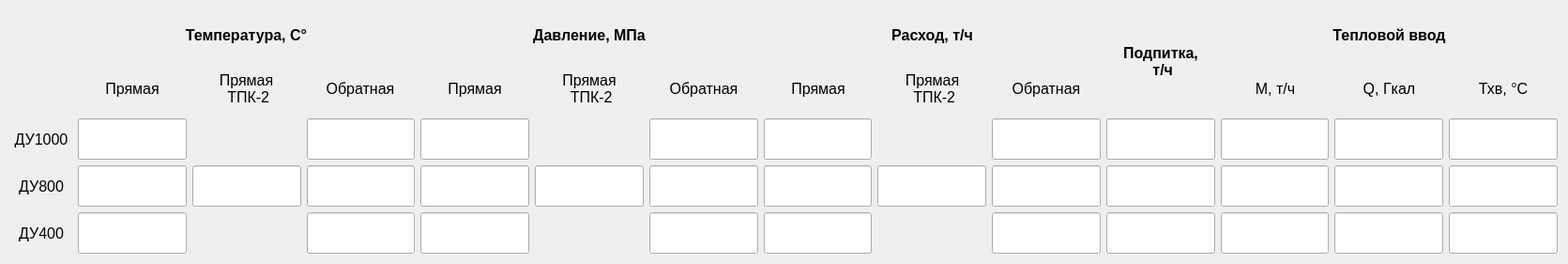
    <widget class="QWidget" name="gridLayoutWidget_8">
     <property name="geometry">
      <rect>
       <x>10</x>
       <y>10</y>
       <width>1671</width>
       <height>281</height>
      </rect>
     </property>
     <layout class="QGridLayout" name="gridLayout_11">
      <item row="3" column="9">
       <widget class="QLineEdit" name="lineEdit_Old_400FlowBack">
        <property name="font">
         <font>
          <pointsize>24</pointsize>
         </font>
        </property>
        <property name="cursor">
         <cursorShape>ArrowCursor</cursorShape>
        </property>
        <property name="toolTip">
         <string>ДУ400 Обратная, Расход</string>
        </property>
        <property name="alignment">
         <set>Qt::AlignRight|Qt::AlignTrailing|Qt::AlignVCenter</set>
        </property>
        <property name="readOnly">
         <bool>true</bool>
        </property>
       </widget>
      </item>
      <item row="3" column="10">
       <widget class="QLineEdit" name="lineEdit_Old_400Feed">
        <property name="font">
         <font>
          <pointsize>24</pointsize>
         </font>
        </property>
        <property name="cursor">
         <cursorShape>ArrowCursor</cursorShape>
        </property>
        <property name="toolTip">
         <string>ДУ800 Подпитка</string>
        </property>
        <property name="alignment">
         <set>Qt::AlignRight|Qt::AlignTrailing|Qt::AlignVCenter</set>
        </property>
        <property name="readOnly">
         <bool>true</bool>
        </property>
       </widget>
      </item>
      <item row="3" column="6">
       <widget class="QLineEdit" name="lineEdit_Old_400PressureBack">
        <property name="font">
         <font>
          <pointsize>24</pointsize>
         </font>
        </property>
        <property name="cursor">
         <cursorShape>ArrowCursor</cursorShape>
        </property>
        <property name="toolTip">
         <string>ДУ400 Обратная, Давление</string>
        </property>
        <property name="alignment">
         <set>Qt::AlignRight|Qt::AlignTrailing|Qt::AlignVCenter</set>
        </property>
        <property name="readOnly">
         <bool>true</bool>
        </property>
       </widget>
      </item>
      <item row="3" column="7">
       <widget class="QLineEdit" name="lineEdit_Old_400FlowDirect">
        <property name="font">
         <font>
          <pointsize>24</pointsize>
         </font>
        </property>
        <property name="cursor">
         <cursorShape>ArrowCursor</cursorShape>
        </property>
        <property name="toolTip">
         <string>ДУ400 Прямая, Расход</string>
        </property>
        <property name="alignment">
         <set>Qt::AlignRight|Qt::AlignTrailing|Qt::AlignVCenter</set>
        </property>
        <property name="readOnly">
         <bool>true</bool>
        </property>
       </widget>
      </item>
      <item row="3" column="3">
       <widget class="QLineEdit" name="lineEdit_Old_400TempBack">
        <property name="font">
         <font>
          <pointsize>24</pointsize>
         </font>
        </property>
        <property name="cursor">
         <cursorShape>ArrowCursor</cursorShape>
        </property>
        <property name="toolTip">
         <string>ДУ400 Обратная, Температура</string>
        </property>
        <property name="alignment">
         <set>Qt::AlignRight|Qt::AlignTrailing|Qt::AlignVCenter</set>
        </property>
        <property name="readOnly">
         <bool>true</bool>
        </property>
       </widget>
      </item>
      <item row="3" column="4">
       <widget class="QLineEdit" name="lineEdit_Old_400PressureDirect">
        <property name="font">
         <font>
          <pointsize>24</pointsize>
         </font>
        </property>
        <property name="cursor">
         <cursorShape>ArrowCursor</cursorShape>
        </property>
        <property name="toolTip">
         <string>ДУ400 Прямая, Давление</string>
        </property>
        <property name="alignment">
         <set>Qt::AlignRight|Qt::AlignTrailing|Qt::AlignVCenter</set>
        </property>
        <property name="readOnly">
         <bool>true</bool>
        </property>
       </widget>
      </item>
      <item row="3" column="1">
       <widget class="QLineEdit" name="lineEdit_Old_400TempDirect">
        <property name="font">
         <font>
          <pointsize>24</pointsize>
         </font>
        </property>
        <property name="cursor">
         <cursorShape>ArrowCursor</cursorShape>
        </property>
        <property name="toolTip">
         <string>ДУ400 Прямая, Температура</string>
        </property>
        <property name="alignment">
         <set>Qt::AlignRight|Qt::AlignTrailing|Qt::AlignVCenter</set>
        </property>
        <property name="readOnly">
         <bool>true</bool>
        </property>
       </widget>
      </item>
      <item row="1" column="0">
       <widget class="QLabel" name="label_33">
        <property name="font">
         <font>
          <pointsize>12</pointsize>
         </font>
        </property>
        <property name="text">
         <string> ДУ1000 </string>
        </property>
        <property name="alignment">
         <set>Qt::AlignCenter</set>
        </property>
       </widget>
      </item>
      <item row="3" column="0">
       <widget class="QLabel" name="label_94">
        <property name="font">
         <font>
          <pointsize>12</pointsize>
         </font>
        </property>
        <property name="toolTip">
         <string>ДУ400 (ТПК-1)</string>
        </property>
        <property name="text">
         <string>ДУ400</string>
        </property>
        <property name="alignment">
         <set>Qt::AlignCenter</set>
        </property>
       </widget>
      </item>
      <item row="0" column="10">
       <widget class="QLabel" name="label_95">
        <property name="font">
         <font>
          <pointsize>12</pointsize>
          <weight>75</weight>
          <bold>true</bold>
         </font>
        </property>
        <property name="autoFillBackground">
         <bool>false</bool>
        </property>
        <property name="styleSheet">
         <string notr="true"/>
        </property>
        <property name="frameShape">
         <enum>QFrame::NoFrame</enum>
        </property>
        <property name="text">
         <string>Подпитка, 
 т/ч</string>
        </property>
        <property name="alignment">
         <set>Qt::AlignCenter</set>
        </property>
       </widget>
      </item>
      <item row="2" column="0">
       <widget class="QLabel" name="label_31">
        <property name="font">
         <font>
          <pointsize>12</pointsize>
         </font>
        </property>
        <property name="autoFillBackground">
         <bool>false</bool>
        </property>
        <property name="text">
         <string>ДУ800</string>
        </property>
        <property name="alignment">
         <set>Qt::AlignCenter</set>
        </property>
       </widget>
      </item>
      <item row="0" column="4" colspan="3">
       <layout class="QGridLayout" name="gridLayout_13">
        <item row="0" column="0" colspan="3">
         <widget class="QLabel" name="label_99">
          <property name="font">
           <font>
            <pointsize>12</pointsize>
            <weight>75</weight>
            <bold>true</bold>
           </font>
          </property>
          <property name="autoFillBackground">
           <bool>false</bool>
          </property>
          <property name="text">
           <string>Давление, МПа</string>
          </property>
          <property name="alignment">
           <set>Qt::AlignCenter</set>
          </property>
         </widget>
        </item>
        <item row="1" column="0">
         <widget class="QLabel" name="label_100">
          <property name="font">
           <font>
            <pointsize>12</pointsize>
           </font>
          </property>
          <property name="autoFillBackground">
           <bool>false</bool>
          </property>
          <property name="text">
           <string>Прямая</string>
          </property>
          <property name="alignment">
           <set>Qt::AlignCenter</set>
          </property>
         </widget>
        </item>
        <item row="1" column="2">
         <widget class="QLabel" name="label_101">
          <property name="font">
           <font>
            <pointsize>12</pointsize>
           </font>
          </property>
          <property name="autoFillBackground">
           <bool>false</bool>
          </property>
          <property name="text">
           <string>Обратная</string>
          </property>
          <property name="alignment">
           <set>Qt::AlignCenter</set>
          </property>
         </widget>
        </item>
        <item row="1" column="1">
         <widget class="QLabel" name="label_120">
          <property name="font">
           <font>
            <pointsize>12</pointsize>
           </font>
          </property>
          <property name="autoFillBackground">
           <bool>false</bool>
          </property>
          <property name="text">
           <string>Прямая
 ТПК-2</string>
          </property>
          <property name="alignment">
           <set>Qt::AlignCenter</set>
          </property>
         </widget>
        </item>
       </layout>
      </item>
      <item row="0" column="0">
       <widget class="QLabel" name="label_109">
        <property name="font">
         <font>
          <pointsize>12</pointsize>
         </font>
        </property>
        <property name="text">
         <string/>
        </property>
        <property name="pixmap">
         <pixmap>hydra_logo.png</pixmap>
        </property>
        <property name="alignment">
         <set>Qt::AlignCenter</set>
        </property>
       </widget>
      </item>
      <item row="0" column="11" colspan="3">
       <layout class="QGridLayout" name="gridLayout_14">
        <item row="1" column="0">
         <widget class="QLabel" name="label_103">
          <property name="font">
           <font>
            <pointsize>12</pointsize>
           </font>
          </property>
          <property name="autoFillBackground">
           <bool>false</bool>
          </property>
          <property name="text">
           <string>М, т/ч</string>
          </property>
          <property name="alignment">
           <set>Qt::AlignCenter</set>
          </property>
         </widget>
        </item>
        <item row="1" column="1">
         <widget class="QLabel" name="label_104">
          <property name="font">
           <font>
            <pointsize>12</pointsize>
           </font>
          </property>
          <property name="autoFillBackground">
           <bool>false</bool>
          </property>
          <property name="text">
           <string>Q, Гкал</string>
          </property>
          <property name="alignment">
           <set>Qt::AlignCenter</set>
          </property>
         </widget>
        </item>
        <item row="1" column="2">
         <widget class="QLabel" name="label_110">
          <property name="font">
           <font>
            <pointsize>12</pointsize>
           </font>
          </property>
          <property name="autoFillBackground">
           <bool>false</bool>
          </property>
          <property name="text">
           <string>Тхв, °C</string>
          </property>
          <property name="alignment">
           <set>Qt::AlignCenter</set>
          </property>
         </widget>
        </item>
        <item row="0" column="0" colspan="3">
         <widget class="QLabel" name="label_102">
          <property name="font">
           <font>
            <pointsize>12</pointsize>
            <weight>75</weight>
            <bold>true</bold>
           </font>
          </property>
          <property name="autoFillBackground">
           <bool>false</bool>
          </property>
          <property name="text">
           <string>Тепловой ввод</string>
          </property>
          <property name="alignment">
           <set>Qt::AlignCenter</set>
          </property>
         </widget>
        </item>
       </layout>
      </item>
      <item row="1" column="3">
       <widget class="QLineEdit" name="lineEdit_Old_1000TempBack">
        <property name="font">
         <font>
          <pointsize>24</pointsize>
         </font>
        </property>
        <property name="cursor">
         <cursorShape>ArrowCursor</cursorShape>
        </property>
        <property name="toolTip">
         <string>ДУ1000 Обратная, Температура</string>
        </property>
        <property name="alignment">
         <set>Qt::AlignRight|Qt::AlignTrailing|Qt::AlignVCenter</set>
        </property>
        <property name="readOnly">
         <bool>true</bool>
        </property>
       </widget>
      </item>
      <item row="1" column="1">
       <widget class="QLineEdit" name="lineEdit_Old_1000TempDirect">
        <property name="font">
         <font>
          <pointsize>24</pointsize>
         </font>
        </property>
        <property name="cursor">
         <cursorShape>ArrowCursor</cursorShape>
        </property>
        <property name="mouseTracking">
         <bool>true</bool>
        </property>
        <property name="acceptDrops">
         <bool>false</bool>
        </property>
        <property name="toolTip">
         <string>ДУ1000 Прямая, Температура</string>
        </property>
        <property name="whatsThis">
         <string/>
        </property>
        <property name="autoFillBackground">
         <bool>false</bool>
        </property>
        <property name="alignment">
         <set>Qt::AlignRight|Qt::AlignTrailing|Qt::AlignVCenter</set>
        </property>
        <property name="readOnly">
         <bool>true</bool>
        </property>
        <property name="placeholderText">
         <string/>
        </property>
       </widget>
      </item>
      <item row="0" column="7" colspan="3">
       <layout class="QGridLayout" name="gridLayout_15">
        <item row="0" column="0" colspan="3">
         <widget class="QLabel" name="label_105">
          <property name="font">
           <font>
            <pointsize>12</pointsize>
            <weight>75</weight>
            <bold>true</bold>
           </font>
          </property>
          <property name="autoFillBackground">
           <bool>false</bool>
          </property>
          <property name="text">
           <string>Расход, т/ч</string>
          </property>
          <property name="alignment">
           <set>Qt::AlignCenter</set>
          </property>
         </widget>
        </item>
        <item row="1" column="0">
         <widget class="QLabel" name="label_106">
          <property name="font">
           <font>
            <pointsize>12</pointsize>
           </font>
          </property>
          <property name="autoFillBackground">
           <bool>false</bool>
          </property>
          <property name="text">
           <string>Прямая</string>
          </property>
          <property name="alignment">
           <set>Qt::AlignCenter</set>
          </property>
         </widget>
        </item>
        <item row="1" column="2">
         <widget class="QLabel" name="label_107">
          <property name="font">
           <font>
            <pointsize>12</pointsize>
           </font>
          </property>
          <property name="autoFillBackground">
           <bool>false</bool>
          </property>
          <property name="text">
           <string>Обратная</string>
          </property>
          <property name="alignment">
           <set>Qt::AlignCenter</set>
          </property>
         </widget>
        </item>
        <item row="1" column="1">
         <widget class="QLabel" name="label_121">
          <property name="font">
           <font>
            <pointsize>12</pointsize>
           </font>
          </property>
          <property name="autoFillBackground">
           <bool>false</bool>
          </property>
          <property name="text">
           <string>Прямая
 ТПК-2</string>
          </property>
          <property name="alignment">
           <set>Qt::AlignCenter</set>
          </property>
         </widget>
        </item>
       </layout>
      </item>
      <item row="1" column="4">
       <widget class="QLineEdit" name="lineEdit_Old_1000PressureDirect">
        <property name="font">
         <font>
          <pointsize>24</pointsize>
         </font>
        </property>
        <property name="cursor">
         <cursorShape>ArrowCursor</cursorShape>
        </property>
        <property name="toolTip">
         <string>ДУ1000 Прямая, Давление</string>
        </property>
        <property name="alignment">
         <set>Qt::AlignRight|Qt::AlignTrailing|Qt::AlignVCenter</set>
        </property>
        <property name="readOnly">
         <bool>true</bool>
        </property>
       </widget>
      </item>
      <item row="1" column="6">
       <widget class="QLineEdit" name="lineEdit_Old_1000PressureBack">
        <property name="font">
         <font>
          <pointsize>24</pointsize>
         </font>
        </property>
        <property name="cursor">
         <cursorShape>ArrowCursor</cursorShape>
        </property>
        <property name="toolTip">
         <string>ДУ1000 Обратная, Давление</string>
        </property>
        <property name="alignment">
         <set>Qt::AlignRight|Qt::AlignTrailing|Qt::AlignVCenter</set>
        </property>
        <property name="readOnly">
         <bool>true</bool>
        </property>
       </widget>
      </item>
      <item row="1" column="11">
       <widget class="QLineEdit" name="lineEdit_Old_1000TvM">
        <property name="font">
         <font>
          <pointsize>24</pointsize>
         </font>
        </property>
        <property name="cursor">
         <cursorShape>ArrowCursor</cursorShape>
        </property>
        <property name="toolTip">
         <string>ДУ1000 Тв, Подпитка</string>
        </property>
        <property name="alignment">
         <set>Qt::AlignRight|Qt::AlignTrailing|Qt::AlignVCenter</set>
        </property>
        <property name="readOnly">
         <bool>true</bool>
        </property>
       </widget>
      </item>
      <item row="1" column="7">
       <widget class="QLineEdit" name="lineEdit_Old_1000FlowDirect">
        <property name="font">
         <font>
          <pointsize>24</pointsize>
         </font>
        </property>
        <property name="cursor">
         <cursorShape>ArrowCursor</cursorShape>
        </property>
        <property name="toolTip">
         <string>ДУ1000 Прямая, Расход</string>
        </property>
        <property name="alignment">
         <set>Qt::AlignRight|Qt::AlignTrailing|Qt::AlignVCenter</set>
        </property>
        <property name="readOnly">
         <bool>true</bool>
        </property>
       </widget>
      </item>
      <item row="1" column="10">
       <widget class="QLineEdit" name="lineEdit_Old_1000Feed">
        <property name="font">
         <font>
          <pointsize>24</pointsize>
         </font>
        </property>
        <property name="cursor">
         <cursorShape>ArrowCursor</cursorShape>
        </property>
        <property name="toolTip">
         <string>ДУ1000 Подпитка</string>
        </property>
        <property name="alignment">
         <set>Qt::AlignRight|Qt::AlignTrailing|Qt::AlignVCenter</set>
        </property>
        <property name="readOnly">
         <bool>true</bool>
        </property>
       </widget>
      </item>
      <item row="1" column="12">
       <widget class="QLineEdit" name="lineEdit_Old_1000TvQ">
        <property name="font">
         <font>
          <pointsize>24</pointsize>
         </font>
        </property>
        <property name="cursor">
         <cursorShape>ArrowCursor</cursorShape>
        </property>
        <property name="toolTip">
         <string>ДУ1000 Тв, Q</string>
        </property>
        <property name="alignment">
         <set>Qt::AlignRight|Qt::AlignTrailing|Qt::AlignVCenter</set>
        </property>
        <property name="readOnly">
         <bool>true</bool>
        </property>
       </widget>
      </item>
      <item row="1" column="9">
       <widget class="QLineEdit" name="lineEdit_Old_1000FlowBack">
        <property name="font">
         <font>
          <pointsize>24</pointsize>
         </font>
        </property>
        <property name="cursor">
         <cursorShape>ArrowCursor</cursorShape>
        </property>
        <property name="toolTip">
         <string>ДУ1000 Обратная, Расход</string>
        </property>
        <property name="alignment">
         <set>Qt::AlignRight|Qt::AlignTrailing|Qt::AlignVCenter</set>
        </property>
        <property name="readOnly">
         <bool>true</bool>
        </property>
       </widget>
      </item>
      <item row="1" column="13">
       <widget class="QLineEdit" name="lineEdit_Old_1000TvHV">
        <property name="font">
         <font>
          <pointsize>24</pointsize>
         </font>
        </property>
        <property name="cursor">
         <cursorShape>ArrowCursor</cursorShape>
        </property>
        <property name="toolTip">
         <string>ДУ1000 Тв, Тхв</string>
        </property>
        <property name="alignment">
         <set>Qt::AlignRight|Qt::AlignTrailing|Qt::AlignVCenter</set>
        </property>
        <property name="readOnly">
         <bool>true</bool>
        </property>
       </widget>
      </item>
      <item row="2" column="13">
       <widget class="QLineEdit" name="lineEdit_Old_800TvHV">
        <property name="font">
         <font>
          <pointsize>24</pointsize>
         </font>
        </property>
        <property name="cursor">
         <cursorShape>ArrowCursor</cursorShape>
        </property>
        <property name="toolTip">
         <string>ДУ8000 Тв, Тхв</string>
        </property>
        <property name="alignment">
         <set>Qt::AlignRight|Qt::AlignTrailing|Qt::AlignVCenter</set>
        </property>
        <property name="readOnly">
         <bool>true</bool>
        </property>
       </widget>
      </item>
      <item row="2" column="12">
       <widget class="QLineEdit" name="lineEdit_Old_800TvQ">
        <property name="font">
         <font>
          <pointsize>24</pointsize>
         </font>
        </property>
        <property name="cursor">
         <cursorShape>ArrowCursor</cursorShape>
        </property>
        <property name="toolTip">
         <string>ДУ800 Тв, Q</string>
        </property>
        <property name="alignment">
         <set>Qt::AlignRight|Qt::AlignTrailing|Qt::AlignVCenter</set>
        </property>
        <property name="readOnly">
         <bool>true</bool>
        </property>
       </widget>
      </item>
      <item row="2" column="11">
       <widget class="QLineEdit" name="lineEdit_Old_800TvM">
        <property name="font">
         <font>
          <pointsize>24</pointsize>
         </font>
        </property>
        <property name="cursor">
         <cursorShape>ArrowCursor</cursorShape>
        </property>
        <property name="toolTip">
         <string>ДУ800 Тв, Подпитка</string>
        </property>
        <property name="alignment">
         <set>Qt::AlignRight|Qt::AlignTrailing|Qt::AlignVCenter</set>
        </property>
        <property name="readOnly">
         <bool>true</bool>
        </property>
       </widget>
      </item>
      <item row="2" column="9">
       <widget class="QLineEdit" name="lineEdit_Old_800FlowBack">
        <property name="font">
         <font>
          <pointsize>24</pointsize>
         </font>
        </property>
        <property name="cursor">
         <cursorShape>ArrowCursor</cursorShape>
        </property>
        <property name="toolTip">
         <string>ДУ800 Обратная, Расход</string>
        </property>
        <property name="alignment">
         <set>Qt::AlignRight|Qt::AlignTrailing|Qt::AlignVCenter</set>
        </property>
        <property name="readOnly">
         <bool>true</bool>
        </property>
       </widget>
      </item>
      <item row="2" column="10">
       <widget class="QLineEdit" name="lineEdit_Old_800Feed">
        <property name="font">
         <font>
          <pointsize>24</pointsize>
         </font>
        </property>
        <property name="cursor">
         <cursorShape>ArrowCursor</cursorShape>
        </property>
        <property name="toolTip">
         <string>ДУ800 Подпитка</string>
        </property>
        <property name="alignment">
         <set>Qt::AlignRight|Qt::AlignTrailing|Qt::AlignVCenter</set>
        </property>
        <property name="readOnly">
         <bool>true</bool>
        </property>
       </widget>
      </item>
      <item row="2" column="7">
       <widget class="QLineEdit" name="lineEdit_Old_800FlowDirect">
        <property name="font">
         <font>
          <pointsize>24</pointsize>
         </font>
        </property>
        <property name="cursor">
         <cursorShape>ArrowCursor</cursorShape>
        </property>
        <property name="toolTip">
         <string>ДУ800 Прямая (город), Расход</string>
        </property>
        <property name="alignment">
         <set>Qt::AlignRight|Qt::AlignTrailing|Qt::AlignVCenter</set>
        </property>
        <property name="readOnly">
         <bool>true</bool>
        </property>
       </widget>
      </item>
      <item row="2" column="6">
       <widget class="QLineEdit" name="lineEdit_Old_800PressureBack">
        <property name="font">
         <font>
          <pointsize>24</pointsize>
         </font>
        </property>
        <property name="cursor">
         <cursorShape>ArrowCursor</cursorShape>
        </property>
        <property name="toolTip">
         <string>ДУ800 Обратная, Давление</string>
        </property>
        <property name="alignment">
         <set>Qt::AlignRight|Qt::AlignTrailing|Qt::AlignVCenter</set>
        </property>
        <property name="readOnly">
         <bool>true</bool>
        </property>
       </widget>
      </item>
      <item row="2" column="3">
       <widget class="QLineEdit" name="lineEdit_Old_800TempBack">
        <property name="font">
         <font>
          <pointsize>24</pointsize>
         </font>
        </property>
        <property name="cursor">
         <cursorShape>ArrowCursor</cursorShape>
        </property>
        <property name="toolTip">
         <string>ДУ800 Обратная, Температура</string>
        </property>
        <property name="alignment">
         <set>Qt::AlignRight|Qt::AlignTrailing|Qt::AlignVCenter</set>
        </property>
        <property name="readOnly">
         <bool>true</bool>
        </property>
       </widget>
      </item>
      <item row="2" column="4">
       <widget class="QLineEdit" name="lineEdit_Old_800PressureDirect">
        <property name="font">
         <font>
          <pointsize>24</pointsize>
         </font>
        </property>
        <property name="cursor">
         <cursorShape>ArrowCursor</cursorShape>
        </property>
        <property name="toolTip">
         <string>ДУ800 Прямая (город), Давление</string>
        </property>
        <property name="alignment">
         <set>Qt::AlignRight|Qt::AlignTrailing|Qt::AlignVCenter</set>
        </property>
        <property name="readOnly">
         <bool>true</bool>
        </property>
       </widget>
      </item>
      <item row="2" column="1">
       <widget class="QLineEdit" name="lineEdit_Old_800TempDirect">
        <property name="font">
         <font>
          <pointsize>24</pointsize>
         </font>
        </property>
        <property name="cursor">
         <cursorShape>ArrowCursor</cursorShape>
        </property>
        <property name="toolTip">
         <string>ДУ800 Прямая (город), Температура</string>
        </property>
        <property name="alignment">
         <set>Qt::AlignRight|Qt::AlignTrailing|Qt::AlignVCenter</set>
        </property>
        <property name="readOnly">
         <bool>true</bool>
        </property>
       </widget>
      </item>
      <item row="3" column="13">
       <widget class="QLineEdit" name="lineEdit_Old_400TvHV">
        <property name="font">
         <font>
          <pointsize>24</pointsize>
         </font>
        </property>
        <property name="cursor">
         <cursorShape>ArrowCursor</cursorShape>
        </property>
        <property name="toolTip">
         <string>ДУ400 Тв, Тхв</string>
        </property>
        <property name="alignment">
         <set>Qt::AlignRight|Qt::AlignTrailing|Qt::AlignVCenter</set>
        </property>
        <property name="readOnly">
         <bool>true</bool>
        </property>
       </widget>
      </item>
      <item row="3" column="11">
       <widget class="QLineEdit" name="lineEdit_Old_400TvM">
        <property name="font">
         <font>
          <pointsize>24</pointsize>
         </font>
        </property>
        <property name="cursor">
         <cursorShape>ArrowCursor</cursorShape>
        </property>
        <property name="toolTip">
         <string>ДУ400 Тв, Подпитка</string>
        </property>
        <property name="alignment">
         <set>Qt::AlignRight|Qt::AlignTrailing|Qt::AlignVCenter</set>
        </property>
        <property name="readOnly">
         <bool>true</bool>
        </property>
       </widget>
      </item>
      <item row="3" column="12">
       <widget class="QLineEdit" name="lineEdit_Old_400TvQ">
        <property name="font">
         <font>
          <pointsize>24</pointsize>
         </font>
        </property>
        <property name="cursor">
         <cursorShape>ArrowCursor</cursorShape>
        </property>
        <property name="toolTip">
         <string>ДУ400 Тв, Q</string>
        </property>
        <property name="alignment">
         <set>Qt::AlignRight|Qt::AlignTrailing|Qt::AlignVCenter</set>
        </property>
        <property name="readOnly">
         <bool>true</bool>
        </property>
       </widget>
      </item>
      <item row="2" column="8">
       <widget class="QLineEdit" name="lineEdit_Old_800FlowTPK2">
        <property name="font">
         <font>
          <pointsize>24</pointsize>
         </font>
        </property>
        <property name="cursor">
         <cursorShape>ArrowCursor</cursorShape>
        </property>
        <property name="toolTip">
         <string>ДУ800 Прямая ТПК-2, Расход</string>
        </property>
        <property name="statusTip">
         <string/>
        </property>
        <property name="alignment">
         <set>Qt::AlignRight|Qt::AlignTrailing|Qt::AlignVCenter</set>
        </property>
        <property name="readOnly">
         <bool>true</bool>
        </property>
       </widget>
      </item>
      <item row="2" column="5">
       <widget class="QLineEdit" name="lineEdit_Old_800PressureTPK2">
        <property name="font">
         <font>
          <pointsize>24</pointsize>
         </font>
        </property>
        <property name="cursor">
         <cursorShape>ArrowCursor</cursorShape>
        </property>
        <property name="toolTip">
         <string>ДУ800 Прямая ТПК-2, Давление</string>
        </property>
        <property name="alignment">
         <set>Qt::AlignRight|Qt::AlignTrailing|Qt::AlignVCenter</set>
        </property>
        <property name="readOnly">
         <bool>true</bool>
        </property>
       </widget>
      </item>
      <item row="2" column="2">
       <widget class="QLineEdit" name="lineEdit_Old_800TempTPK2">
        <property name="font">
         <font>
          <pointsize>24</pointsize>
         </font>
        </property>
        <property name="cursor">
         <cursorShape>ArrowCursor</cursorShape>
        </property>
        <property name="toolTip">
         <string>ДУ800 Прямая ТПК-2, Температура</string>
        </property>
        <property name="alignment">
         <set>Qt::AlignRight|Qt::AlignTrailing|Qt::AlignVCenter</set>
        </property>
        <property name="readOnly">
         <bool>true</bool>
        </property>
       </widget>
      </item>
      <item row="0" column="1" colspan="3">
       <layout class="QGridLayout" name="gridLayout_12">
        <item row="0" column="0" colspan="3">
         <widget class="QLabel" name="label_96">
          <property name="font">
           <font>
            <pointsize>12</pointsize>
            <weight>75</weight>
            <bold>true</bold>
           </font>
          </property>
          <property name="text">
           <string>Температура, C°</string>
          </property>
          <property name="alignment">
           <set>Qt::AlignCenter</set>
          </property>
         </widget>
        </item>
        <item row="1" column="0">
         <widget class="QLabel" name="label_97">
          <property name="font">
           <font>
            <pointsize>12</pointsize>
           </font>
          </property>
          <property name="text">
           <string>Прямая</string>
          </property>
          <property name="alignment">
           <set>Qt::AlignCenter</set>
          </property>
         </widget>
        </item>
        <item row="1" column="2">
         <widget class="QLabel" name="label_98">
          <property name="font">
           <font>
            <pointsize>12</pointsize>
           </font>
          </property>
          <property name="text">
           <string>Обратная</string>
          </property>
          <property name="alignment">
           <set>Qt::AlignCenter</set>
          </property>
         </widget>
        </item>
        <item row="1" column="1">
         <widget class="QLabel" name="label_119">
          <property name="font">
           <font>
            <pointsize>12</pointsize>
           </font>
          </property>
          <property name="text">
           <string>Прямая
 ТПК-2</string>
          </property>
          <property name="alignment">
           <set>Qt::AlignCenter</set>
          </property>
         </widget>
        </item>
       </layout>
      </item>
     </layout>
    </widget>
